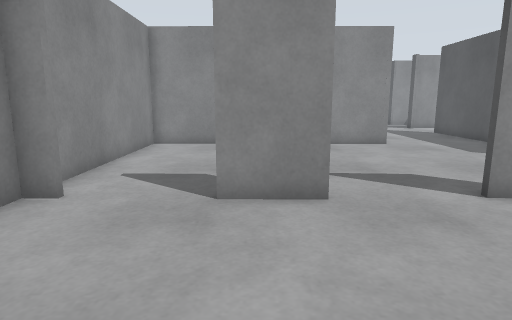
View 1 (above)

20 first-person views from a walk through a robot-simulator world made for Gazebo. The camera is 0.94 m above the floor, tilts 10° down and sees 75° across. Floor lines are 1 m apart. The floor is counted in squares, 0.5 m on a side. Each view is taken from the middle of a square. On the plan, view 1 faces up. The plan holds only what a view shows up to about 17 squares ahead; the rest is blank. The place goes on beyond the plan.

View 2
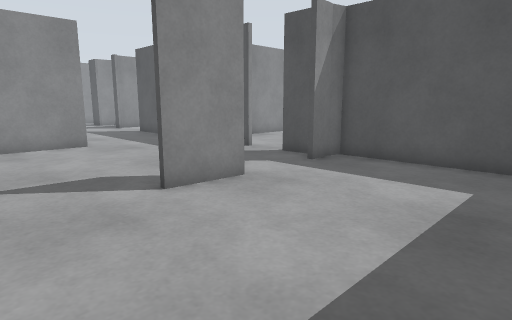

View 3
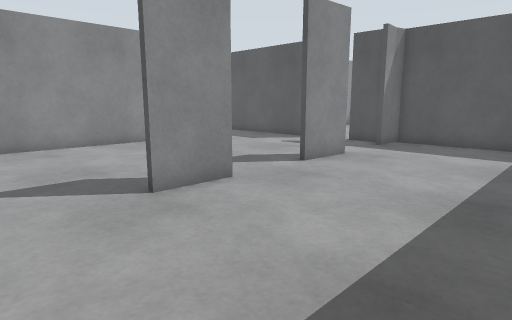

View 4
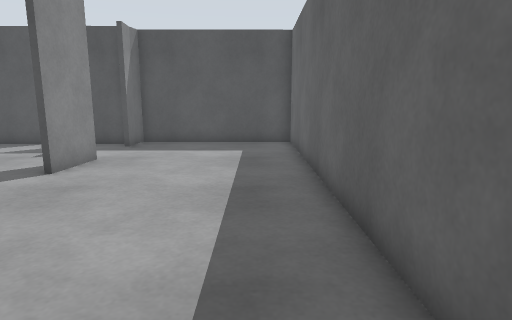

View 5
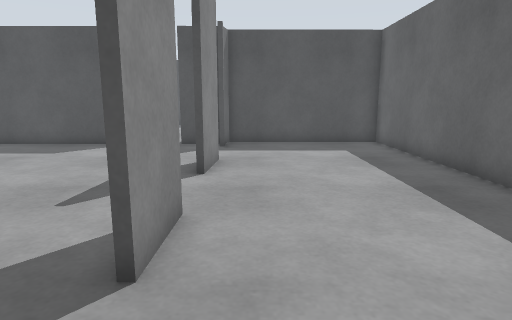

View 6
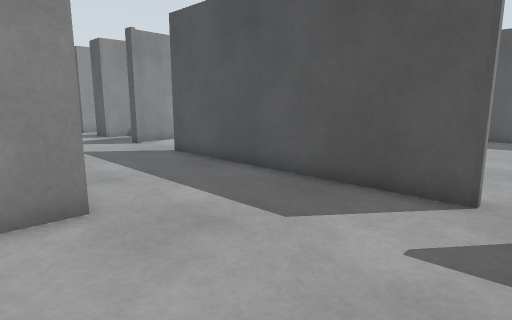

View 7
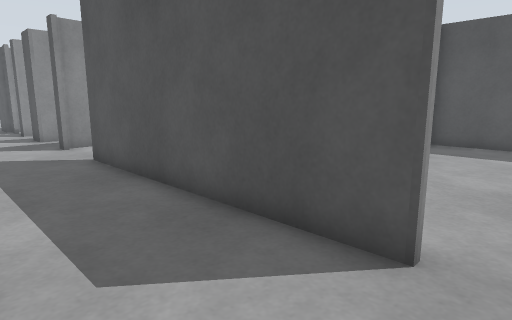

View 8
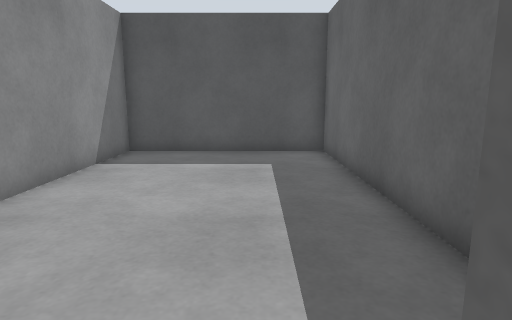

View 9
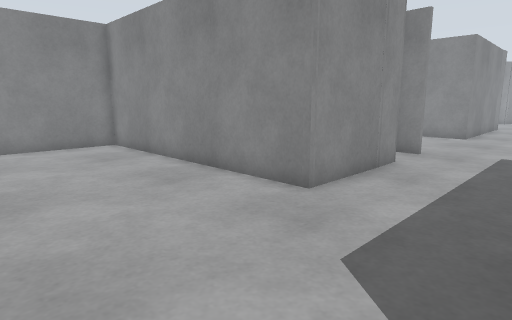

View 10
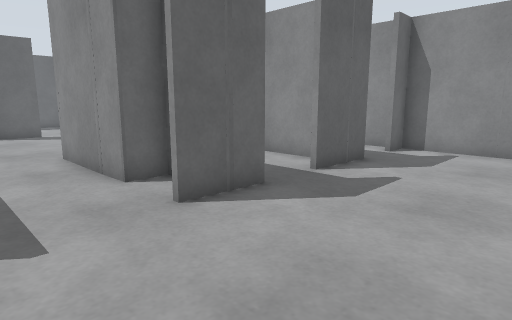

View 11
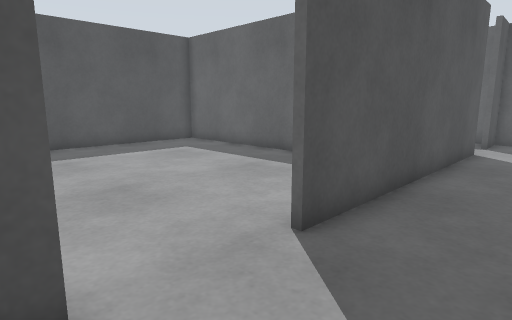

View 12
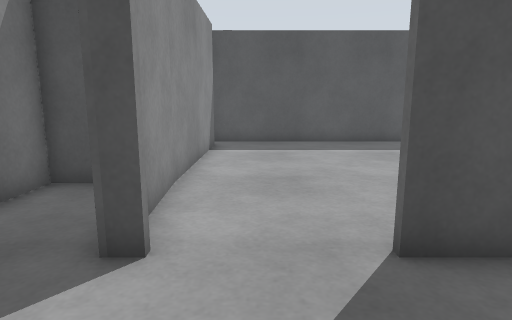

View 13
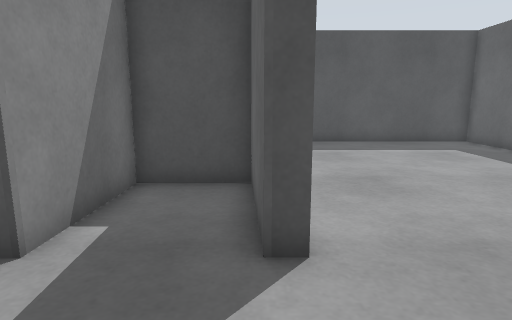

View 14
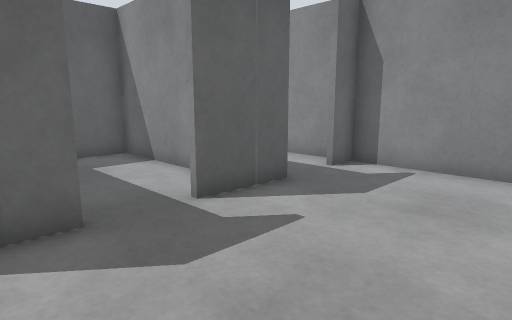

View 15
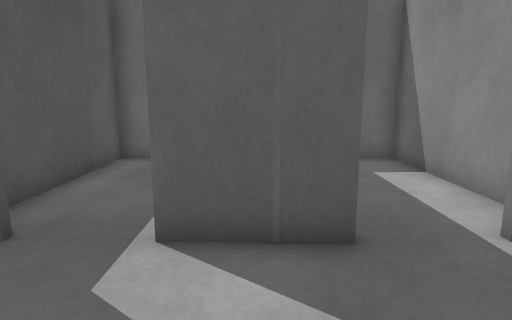

View 16
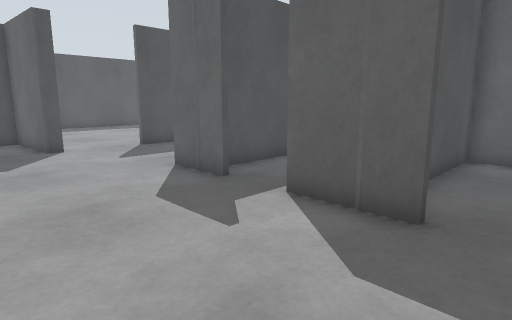

View 17
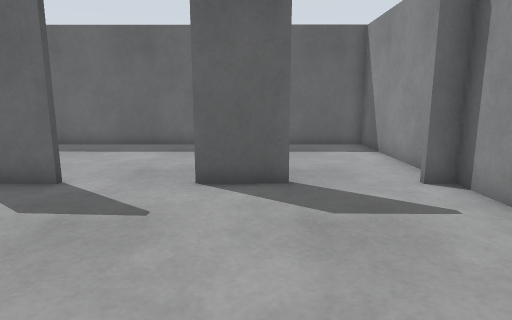

View 18
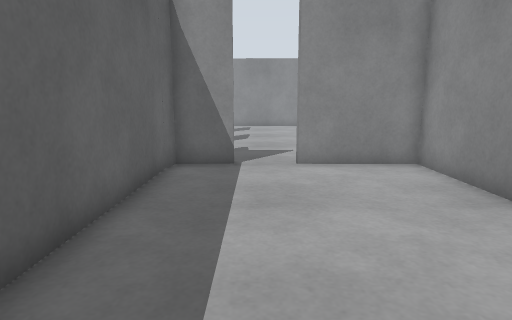

View 19
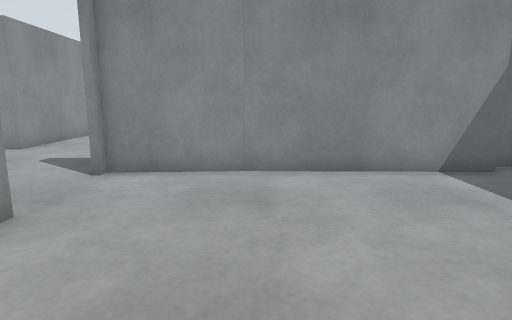

View 20
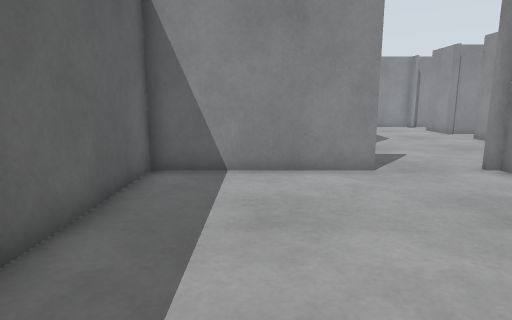

### Floor plan
Points are (right, up) in squares from view 1. A wall is a line through its corners. A room is listed if a view was taken in it or the views show most of it. See-through windows are left out.
Room 1 (views 1, 2, 3, 4, 5, 6, 7, 8, 9, 10, 11, 12, 13, 17)
walls: (4.5, 6.4) (6.3, 6.4); (1.5, 6.2) (-0.9, 6.3); (6.9, 6.2) (4.5, 6.2); (-0.8, 6.4) (1.5, 6.4); (10.8, 10.1) (10.8, 20.4); (10.2, 6.4) (10.8, 6.4) (10.8, 8.4); (-3.9, 6.3) (-4.6, 6.3) (-4.6, -0.6) (11.6, -0.6) (11.5, 6.2) (10.9, 6.4) (9.9, 6.3); (4.5, 19.4) (5.8, 19.4) (5.8, 14.8) (-4.6, 14.9) (-4.6, 6.5) (-3.8, 6.5); (5.8, 21.5) (4.9, 21.5); (10.8, 23.2) (10.8, 23.9) (14.6, 24.1) (14.6, 26.8) (10.8, 26.9) (10.8, 27.5)
ways out: opening at (4.5, 25) to room 2; opening at (11, 9.5) to room 3; opening at (11, 22) to room 4
Room 2 (views 14, 15, 16)
walls: (3.4, 21.7) (5.8, 21.7); (-1.5, 21.8) (1.4, 21.7); (-0.2, 20.4) (-0.2, 15); (-4.6, 25.9) (-4.6, 21.8) (-3.5, 21.8); (-0.1, 15.1) (1.5, 15); (4.5, 15) (4.4, 20.7)
ways out: opening at (4.5, 25) to room 1; opening at (-2.5, 22) to room 5
Room 3 (view 18)
walls: (11, 8.4) (11, 6.6) (11.7, 6.4); (11.5, 6.4) (22.7, 6.4) (22.7, 13.9) (11, 13.9); (11, 14) (11, 10.1)
ways out: opening at (11, 9.5) to room 1
Room 4 (views 19, 20)
walls: (11, 20.4) (11, 14); (21.6, 23.8) (11, 24) (11, 23.2); (11, 14.1) (22.7, 14.1) (22.7, 24); (22.5, 24.5) (22, 24.5)
ways out: opening at (11, 22) to room 1
Room 5 (no view inside)
walls: (-4.6, 21.1) (-4.6, 14.9); (-1.6, 15.1) (-0.1, 15.1); (-4.7, 15.1) (-3.3, 15.1); (-0.4, 15) (-0.4, 18.7)
ways out: opening at (-2.5, 22) to room 2

Positions as (right, up) in squares from view 1, and headings:
1: (0, 0), facing up
2: (1, 0), facing up-right
3: (-4, 0), facing up-right
4: (-4, 1), facing right
5: (-4, 5), facing right
6: (4, 9), facing up-right
7: (7, 9), facing up-right
8: (10, 9), facing right
9: (10, 9), facing up-left
10: (9, 27), facing down-left
11: (8, 24), facing down-right
12: (7, 22), facing right
13: (7, 24), facing right
14: (5, 27), facing down-left
15: (0, 26), facing down
16: (-3, 27), facing down-right
17: (0, 14), facing down
18: (21, 9), facing left
19: (15, 15), facing up
20: (20, 17), facing left
